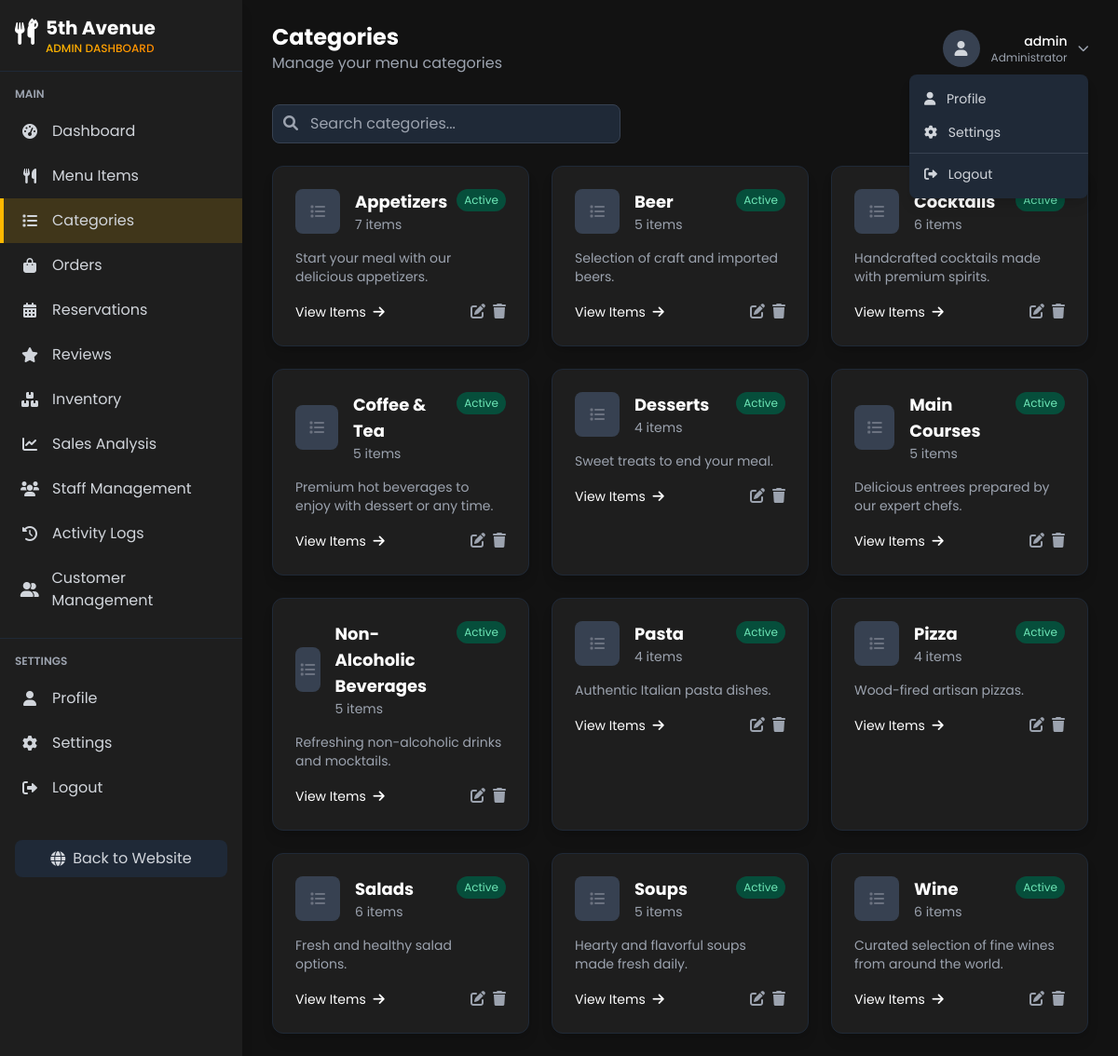
Screenshot of /dashboard/categories/ (signed in) with the database file from the repository.
### ecommerce/models.py (models this page shows, shortened)
class StaffProfile(models.Model):
    ROLE_CHOICES = [
        ('ADMIN', 'Administrator'),
        ('MANAGER', 'Manager'),
        ('CASHIER', 'Cashier'),
        ('KITCHEN', 'Kitchen Staff'),
        ('WAITER', 'Waiter/Waitress'),
        ('DELIVERY', 'Delivery Person'),
        ('CUSTOMER', 'Customer'),  # Added for regular customers
    ]
    user = models.OneToOneField(User, on_delete=models.CASCADE, related_name='staff_profile')
    role = models.CharField(max_length=20, choices=ROLE_CHOICES, default='CASHIER')
    employee_id = models.CharField(max_length=20, unique=True, blank=True, null=True)
    profile_picture = models.ImageField(upload_to='profile_pictures/', blank=True, null=True)
    phone = models.CharField(max_length=20, blank=True)
    address = models.TextField(blank=True)
    hire_date = models.DateField(default=timezone.now)
    emergency_contact = models.CharField(max_length=100, blank=True)
    emergency_phone = models.CharField(max_length=20, blank=True)
    notes = models.TextField(blank=True)
    is_active_staff = models.BooleanField(default=True)
    created_by = models.ForeignKey(User, on_delete=models.SET_NULL, null=True, blank=True, related_name='created_staff')
    created_at = models.DateTimeField(auto_now_add=True)
    updated_at = models.DateTimeField(auto_now=True)
    class Meta:
        verbose_name = 'Staff Profile'
        verbose_name_plural = 'Staff Profiles'
        permissions = [
            ('manage_staff', 'Can manage staff members'),
            ('view_sales_reports', 'Can view sales reports'),
            ('manage_inventory', 'Can manage inventory'),
            ('process_orders', 'Can process orders'),
            ('manage_menu', 'Can manage menu items'),
            ('manage_customers', 'Can manage customers'),
        ]

class Category(models.Model):
    name = models.CharField(max_length=100)
    description = models.TextField(blank=True)
    image = models.ImageField(upload_to='categories/', blank=True)
    is_active = models.BooleanField(default=True)
    created_at = models.DateTimeField(auto_now_add=True)
    updated_at = models.DateTimeField(auto_now=True)
    class Meta:
        verbose_name_plural = 'Categories'
        ordering = ['name']

### ecommerce/views.py (the view, shortened to what this page needs)
# urls.py: path('dashboard/categories/', categories_list, name='categories'),
@login_required
def categories_list(request):
    categories = Category.objects.all()
    for category in categories:
        category.item_count = MenuItem.objects.filter(category=category).count()
    context = {
        'categories': categories,
        'active_section': 'categories'
    }
    return render(request, 'accounts/categories.html', context)

### templates/accounts/categories.html (shortened to what this page needs)
{% extends 'accounts/dashboard_base.html' %}
{% block page_title %}Categories{% endblock page_title %}
{% block page_subtitle %}Manage your menu categories{% endblock page_subtitle %}
{% block content %}
<div class="mb-6 flex justify-between items-center">
    <div class="relative">
        <input type="text" id="search-categories" placeholder="Search categories..."
            class="bg-gray-800 border border-gray-700 rounded-lg py-2 px-4 text-white focus:outline-none focus:ring-2 focus:ring-food-gold pl-10">
        <i class="fas fa-search absolute left-3 top-3 text-gray-400"></i>
    </div>
    <button id="add-category-btn" class="btn-primary px-4 py-2 rounded-lg text-sm font-bold">
    </button>
</div>
<div class="grid grid-cols-1 md:grid-cols-2 lg:grid-cols-3 gap-6">
    {% for category in categories %}
    <div class="card p-6 shadow-lg border border-gray-800 hover:border-food-gold transition-all duration-300">
        <div class="flex justify-between items-start mb-4">
            <div class="flex items-center">
                {% if category.image %}
                <img src="{{ category.image.url }}" alt="{{ category.name }}" class="w-12 h-12 rounded-lg object-cover mr-4">
                {% else %}
                <div class="w-12 h-12 rounded-lg bg-gray-700 mr-4 flex items-center justify-center">
                    <i class="fas fa-list text-gray-500"></i>
                </div>
                {% endif %}
                <div>
                    <h3 class="text-white font-bold text-lg">{{ category.name }}</h3>
                    <p class="text-gray-400 text-sm">{{ category.item_count }} items</p>
                </div>
            </div>
            <div class="flex">
                {% if category.is_active %}
                <span class="bg-green-900 text-green-300 text-xs px-2 py-1 rounded-full">Active</span>
                {% else %}
                <span class="bg-red-900 text-red-300 text-xs px-2 py-1 rounded-full">Inactive</span>
                {% endif %}
            </div>
        </div>
        {% if category.description %}
        <p class="text-gray-400 text-sm mb-4">{{ category.description|truncatechars:100 }}</p>
        {% endif %}
        <div class="flex justify-between items-center">
            <a href="{% url 'menu_items' %}?category={{ category.id }}" class="text-food-gold hover:text-food-red transition duration-300 text-sm">
                View Items <i class="fas fa-arrow-right ml-1"></i>
            </a>
            <div class="flex space-x-2">
                <button class="edit-category-btn text-gray-400 hover:text-food-gold transition duration-300"
                        data-id="{{ category.id }}"
                        data-name="{{ category.name }}"
                        data-description="{{ category.description|default:'' }}"
                        data-active="{{ category.is_active|yesno:'true,false' }}"
                        title="Edit">
                    <i class="fas fa-edit"></i>
                </button>
                <button class="delete-category-btn text-gray-400 hover:text-red-500 transition duration-300"
                        data-id="{{ category.id }}"
                        data-name="{{ category.name }}"
                        title="Delete">
                    <i class="fas fa-trash"></i>
                </button>
            </div>
        </div>
    </div>
    {% endfor %}
</div>
{% endblock content %}

### templates/accounts/dashboard_base.html (shortened to what this page needs)
<!DOCTYPE html>
<html lang="en">
<head>
    {% load static %}
    <link href="https://cdn.jsdelivr.net/npm/tailwindcss@2.2.19/dist/tailwind.min.css" rel="stylesheet">
    <link rel="stylesheet" href="https://cdnjs.cloudflare.com/ajax/libs/font-awesome/6.0.0-beta3/css/all.min.css">
</head>
<body class="min-h-screen" x-data="{ sidebarOpen: true, mobileSidebarOpen: false }">
    <aside class="sidebar fixed h-full overflow-y-auto z-40 shadow-lg"
           :class="{ 'sidebar-collapsed': !sidebarOpen && !$screen('md'), 'open': mobileSidebarOpen }"
           @click.away="mobileSidebarOpen = false">
        <div class="flex items-center justify-between p-4 border-b border-gray-800">
            <div class="flex items-center space-x-3" :class="{ 'hidden': !sidebarOpen && !$screen('md') }">
                <div class="relative">
                    <i class="fas fa-utensils text-white text-2xl"></i>
                    <i class="fas fa-fire absolute -top-1 -right-1 text-food-gold text-xs animate-pulse"></i>
                </div>
                <div>
                    <div class="text-xl font-bold text-white">5th Avenue</div>
                    <div class="text-xs font-medium gold-text-gradient">ADMIN DASHBOARD</div>
                </div>
            </div>
        </div>
        <nav class="py-4">
            <div class="px-4 mb-2 text-xs font-semibold text-gray-400 uppercase" :class="{ 'hidden': !sidebarOpen && !$screen('md') }">
                Main
            </div>
            <a href="{% url 'dashboard' %}" class="nav-link flex items-center py-3 px-4 text-gray-300 hover:text-white {% if active_section == 'dashboard' %}active{% endif %}">
                <i class="fas fa-tachometer-alt w-6 text-center"></i>
                <span class="ml-3" :class="{ 'hidden': !sidebarOpen && !$screen('md') }">Dashboard</span>
            </a>
            <a href="{% url 'menu_items' %}" class="nav-link flex items-center py-3 px-4 text-gray-300 hover:text-white {% if active_section == 'menu_items' %}active{% endif %}">
                <i class="fas fa-utensils w-6 text-center"></i>
                <span class="ml-3" :class="{ 'hidden': !sidebarOpen && !$screen('md') }">Menu Items</span>
            </a>
            <a href="{% url 'categories' %}" class="nav-link flex items-center py-3 px-4 text-gray-300 hover:text-white {% if active_section == 'categories' %}active{% endif %}">
                <i class="fas fa-list w-6 text-center"></i>
                <span class="ml-3" :class="{ 'hidden': !sidebarOpen && !$screen('md') }">Categories</span>
            </a>
            <a href="{% url 'orders' %}" class="nav-link flex items-center py-3 px-4 text-gray-300 hover:text-white {% if active_section == 'orders' %}active{% endif %}">
                <i class="fas fa-shopping-bag w-6 text-center"></i>
                <span class="ml-3" :class="{ 'hidden': !sidebarOpen && !$screen('md') }">Orders</span>
            </a>
            <a href="{% url 'reservations' %}" class="nav-link flex items-center py-3 px-4 text-gray-300 hover:text-white {% if active_section == 'reservations' %}active{% endif %}">
                <i class="fas fa-calendar-alt w-6 text-center"></i>
                <span class="ml-3" :class="{ 'hidden': !sidebarOpen && !$screen('md') }">Reservations</span>
            </a>
            <a href="{% url 'reviews' %}" class="nav-link flex items-center py-3 px-4 text-gray-300 hover:text-white {% if active_section == 'reviews' %}active{% endif %}">
                <i class="fas fa-star w-6 text-center"></i>
                <span class="ml-3" :class="{ 'hidden': !sidebarOpen && !$screen('md') }">Reviews</span>
            </a>
            <a href="{% url 'inventory_dashboard' %}" class="nav-link flex items-center py-3 px-4 text-gray-300 hover:text-white {% if active_section == 'inventory' %}active{% endif %}">
                <i class="fas fa-boxes w-6 text-center"></i>
                <span class="ml-3" :class="{ 'hidden': !sidebarOpen && !$screen('md') }">Inventory</span>
            </a>
            <a href="{% url 'sales_dashboard' %}" class="nav-link flex items-center py-3 px-4 text-gray-300 hover:text-white {% if active_section == 'sales' %}active{% endif %}">
                <i class="fas fa-chart-line w-6 text-center"></i>
                <span class="ml-3" :class="{ 'hidden': !sidebarOpen && !$screen('md') }">Sales Analysis</span>
            </a>
            {% if perms.ecommerce.manage_staff %}
            <a href="{% url 'staff_list' %}" class="nav-link flex items-center py-3 px-4 text-gray-300 hover:text-white {% if active_section == 'staff' %}active{% endif %}">
                <i class="fas fa-users w-6 text-center"></i>
                <span class="ml-3" :class="{ 'hidden': !sidebarOpen && !$screen('md') }">Staff Management</span>
            </a>
            <a href="{% url 'staff_activity' %}" class="nav-link flex items-center py-3 px-4 text-gray-300 hover:text-white {% if active_section == 'staff_activity' %}active{% endif %}">
                <i class="fas fa-history w-6 text-center"></i>
                <span class="ml-3" :class="{ 'hidden': !sidebarOpen && !$screen('md') }">Activity Logs</span>
            </a>
            {% endif %}
            {% if perms.ecommerce.manage_customers %}
            <a href="{% url 'customer_list' %}" class="nav-link flex items-center py-3 px-4 text-gray-300 hover:text-white {% if active_section == 'customers' %}active{% endif %}">
                <i class="fas fa-user-friends w-6 text-center"></i>
                <span class="ml-3" :class="{ 'hidden': !sidebarOpen && !$screen('md') }">Customer Management</span>
            </a>
            {% endif %}
            <div class="border-t border-gray-800 my-4"></div>
            <div class="px-4 mb-2 text-xs font-semibold text-gray-400 uppercase" :class="{ 'hidden': !sidebarOpen && !$screen('md') }">
                Settings
            </div>
            {% if request.user.is_staff %}
            <a href="{% url 'staff_profile' %}" class="nav-link flex items-center py-3 px-4 text-gray-300 hover:text-white {% if active_section == 'profile' %}active{% endif %}">
                <i class="fas fa-user w-6 text-center"></i>
                <span class="ml-3" :class="{ 'hidden': !sidebarOpen && !$screen('md') }">My Profile</span>
            </a>
            {% else %}
            <a href="{% url 'user_profile' %}" class="nav-link flex items-center py-3 px-4 text-gray-300 hover:text-white {% if active_section == 'profile' %}active{% endif %}">
                <i class="fas fa-user w-6 text-center"></i>
                <span class="ml-3" :class="{ 'hidden': !sidebarOpen && !$screen('md') }">Profile</span>
            </a>
            {% endif %}
            <a href="{% url 'user_settings' %}" class="nav-link flex items-center py-3 px-4 text-gray-300 hover:text-white {% if active_section == 'settings' %}active{% endif %}">
                <i class="fas fa-cog w-6 text-center"></i>
                <span class="ml-3" :class="{ 'hidden': !sidebarOpen && !$screen('md') }">Settings</span>
            </a>
            <a href="{% url 'logout' %}" class="nav-link flex items-center py-3 px-4 text-gray-300 hover:text-white">
                <i class="fas fa-sign-out-alt w-6 text-center"></i>
                <span class="ml-3" :class="{ 'hidden': !sidebarOpen && !$screen('md') }">Logout</span>
            </a>
            <div class="px-4 mt-8" :class="{ 'hidden': !sidebarOpen && !$screen('md') }">
                <a href="{% url 'home' %}" class="flex items-center justify-center py-2 bg-gray-800 hover:bg-gray-700 text-gray-300 hover:text-white rounded-lg transition duration-300">
                    <i class="fas fa-globe mr-2"></i>
                    Back to Website
                </a>
            </div>
        </nav>
    </aside>
    <main class="main-content min-h-screen py-6 px-4 md:px-8" :class="{ 'main-content-expanded': !sidebarOpen && !$screen('md') }">
        <div class="flex justify-between items-center mb-8">
            <div>
                <h1 class="text-2xl font-bold">{% block page_title %}Dashboard{% endblock page_title %}</h1>
                <p class="text-gray-400">{% block page_subtitle %}Welcome to your restaurant management dashboard{% endblock page_subtitle %}</p>
            </div>
            <div class="relative" x-data="{ userMenuOpen: false }">
                <button @click="userMenuOpen = !userMenuOpen" class="flex items-center space-x-3 focus:outline-none">
                    {% if request.user.staff_profile.profile_picture %}
                    <img src="{{ request.user.staff_profile.profile_picture.url }}" alt="Profile Picture" class="w-10 h-10 rounded-full object-cover">
                    {% else %}
                    <div class="w-10 h-10 rounded-full bg-gray-700 flex items-center justify-center">
                        <i class="fas fa-user text-gray-300"></i>
                    </div>
                    {% endif %}
                    <div class="hidden md:block text-right">
                        <div class="text-sm font-medium">{{ request.user.get_full_name|default:request.user.username }}</div>
                        <div class="text-xs text-gray-400">{{ request.user.staff_profile.get_role_display }}</div>
                    </div>
                    <i class="fas fa-chevron-down text-gray-400 text-xs"></i>
                </button>
                <div x-show="userMenuOpen" @click.away="userMenuOpen = false" class="absolute right-0 mt-2 w-48 bg-gray-800 rounded-lg shadow-lg py-2 z-50">
                    <a href="{% url 'staff_profile' %}" class="block px-4 py-2 text-sm text-gray-300 hover:bg-gray-700 hover:text-white">
                        <i class="fas fa-user mr-2"></i> Profile
                    </a>
                    <a href="{% url 'user_settings' %}" class="block px-4 py-2 text-sm text-gray-300 hover:bg-gray-700 hover:text-white">
                        <i class="fas fa-cog mr-2"></i> Settings
                    </a>
                    <div class="border-t border-gray-700 my-1"></div>
                    <a href="{% url 'logout' %}" class="block px-4 py-2 text-sm text-gray-300 hover:bg-gray-700 hover:text-white">
                        <i class="fas fa-sign-out-alt mr-2"></i> Logout
                    </a>
                </div>
            </div>
        </div>
        {% block content %}{% endblock content %}
    </main>
</body>
</html>

### rows the page displays
Category: name "Appetizers", item_count "7", is_active "Active", description "Start your meal with our delicious appetizers."
Category: name "Beer", item_count "5", is_active "Active", description "Selection of craft and imported beers."
Category: name "Cocktails", item_count "6", is_active "Active", description "Handcrafted cocktails made with premium spirits."
Category: name "Coffee & Tea", item_count "5", is_active "Active", description "Premium hot beverages to enjoy with dessert or any time."
Category: name "Desserts", item_count "4", is_active "Active", description "Sweet treats to end your meal."
Category: name "Main Courses", item_count "5", is_active "Active", description "Delicious entrees prepared by our expert chefs."
Category: name "Non-Alcoholic Beverages", item_count "5", is_active "Active", description "Refreshing non-alcoholic drinks and mocktails."
Category: name "Pasta", item_count "4", is_active "Active", description "Authentic Italian pasta dishes."
Category: name "Pizza", item_count "4", is_active "Active", description "Wood-fired artisan pizzas."
Category: name "Salads", item_count "6", is_active "Active", description "Fresh and healthy salad options."
Category: name "Soups", item_count "5", is_active "Active", description "Hearty and flavorful soups made fresh daily."
Category: name "Wine", item_count "6", is_active "Active", description "Curated selection of fine wines from around the world."

### other values shown
{{ request.user.get_full_name|default:request.user.username }} "admin"
{{ request.user.staff_profile.get_role_display }} "Administrator"
